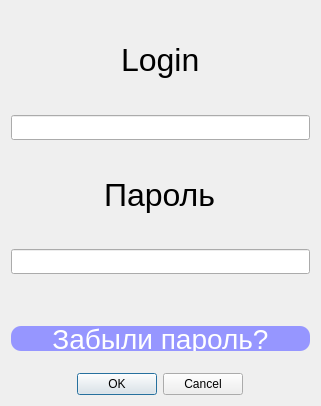
<?xml version="1.0" encoding="UTF-8"?>
<ui version="4.0">
 <class>Dialog</class>
 <widget class="QDialog" name="Dialog">
  <property name="geometry">
   <rect>
    <x>0</x>
    <y>0</y>
    <width>321</width>
    <height>406</height>
   </rect>
  </property>
  <property name="windowTitle">
   <string>Dialog</string>
  </property>
  <layout class="QGridLayout" name="gridLayout">
   <item row="0" column="0">
    <layout class="QVBoxLayout" name="verticalLayout">
     <item alignment="Qt::AlignHCenter">
      <widget class="QLabel" name="label">
       <property name="font">
        <font>
         <pointsize>24</pointsize>
        </font>
       </property>
       <property name="text">
        <string>Login</string>
       </property>
      </widget>
     </item>
     <item>
      <layout class="QHBoxLayout" name="horizontalLayout">
       <item>
        <widget class="QLineEdit" name="login_label">
         <property name="minimumSize">
          <size>
           <width>200</width>
           <height>0</height>
          </size>
         </property>
         <property name="maximumSize">
          <size>
           <width>99999</width>
           <height>25</height>
          </size>
         </property>
         <property name="font">
          <font>
           <pointsize>18</pointsize>
          </font>
         </property>
         <property name="styleSheet">
          <string notr="true"/>
         </property>
         <property name="inputMask">
          <string/>
         </property>
         <property name="text">
          <string/>
         </property>
         <property name="maxLength">
          <number>32767</number>
         </property>
        </widget>
       </item>
      </layout>
     </item>
     <item alignment="Qt::AlignHCenter">
      <widget class="QLabel" name="label_2">
       <property name="font">
        <font>
         <pointsize>24</pointsize>
        </font>
       </property>
       <property name="text">
        <string>Пароль</string>
       </property>
      </widget>
     </item>
     <item>
      <layout class="QHBoxLayout" name="horizontalLayout_2">
       <item>
        <widget class="QLineEdit" name="password_label">
         <property name="minimumSize">
          <size>
           <width>20</width>
           <height>0</height>
          </size>
         </property>
         <property name="maximumSize">
          <size>
           <width>9999</width>
           <height>25</height>
          </size>
         </property>
         <property name="font">
          <font>
           <pointsize>18</pointsize>
          </font>
         </property>
         <property name="inputMask">
          <string/>
         </property>
         <property name="text">
          <string notr="true"/>
         </property>
         <property name="maxLength">
          <number>32767</number>
         </property>
         <property name="echoMode">
          <enum>QLineEdit::Password</enum>
         </property>
        </widget>
       </item>
      </layout>
     </item>
     <item>
      <widget class="QLabel" name="error_label">
       <property name="minimumSize">
        <size>
         <width>0</width>
         <height>40</height>
        </size>
       </property>
       <property name="maximumSize">
        <size>
         <width>16777215</width>
         <height>10</height>
        </size>
       </property>
       <property name="font">
        <font>
         <pointsize>18</pointsize>
        </font>
       </property>
       <property name="text">
        <string/>
       </property>
      </widget>
     </item>
     <item>
      <widget class="QPushButton" name="pushButton">
       <property name="maximumSize">
        <size>
         <width>16777215</width>
         <height>25</height>
        </size>
       </property>
       <property name="font">
        <font>
         <pointsize>21</pointsize>
        </font>
       </property>
       <property name="styleSheet">
        <string notr="true">border-radius: 10px; 
                                        background-color: 
                                        rgb(150, 150, 255); 
                                        color: rgb(255, 255, 255)</string>
       </property>
       <property name="text">
        <string>Забыли пароль?</string>
       </property>
      </widget>
     </item>
     <item>
      <widget class="QLabel" name="label_4">
       <property name="maximumSize">
        <size>
         <width>16777215</width>
         <height>10</height>
        </size>
       </property>
       <property name="text">
        <string/>
       </property>
      </widget>
     </item>
     <item alignment="Qt::AlignHCenter">
      <widget class="QDialogButtonBox" name="buttonBox">
       <property name="minimumSize">
        <size>
         <width>0</width>
         <height>0</height>
        </size>
       </property>
       <property name="maximumSize">
        <size>
         <width>200</width>
         <height>16777215</height>
        </size>
       </property>
       <property name="orientation">
        <enum>Qt::Horizontal</enum>
       </property>
       <property name="standardButtons">
        <set>QDialogButtonBox::Cancel|QDialogButtonBox::Ok</set>
       </property>
      </widget>
     </item>
    </layout>
   </item>
  </layout>
 </widget>
 <resources/>
 <connections>
  <connection>
   <sender>buttonBox</sender>
   <signal>accepted()</signal>
   <receiver>Dialog</receiver>
   <slot>accept()</slot>
   <hints>
    <hint type="sourcelabel">
     <x>248</x>
     <y>254</y>
    </hint>
    <hint type="destinationlabel">
     <x>157</x>
     <y>274</y>
    </hint>
   </hints>
  </connection>
  <connection>
   <sender>buttonBox</sender>
   <signal>rejected()</signal>
   <receiver>Dialog</receiver>
   <slot>reject()</slot>
   <hints>
    <hint type="sourcelabel">
     <x>316</x>
     <y>260</y>
    </hint>
    <hint type="destinationlabel">
     <x>286</x>
     <y>274</y>
    </hint>
   </hints>
  </connection>
 </connections>
</ui>
